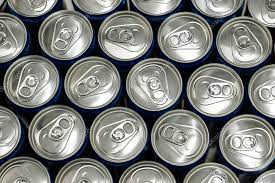
#> input picture Hough Transform/cans.png, 275 x 183 px
$ python HoughTransformSerial.py
#> lines starting #> are read from the running program, lines starting #| are printed output that depends on the picture
import datetime
import cv2
import math
import numpy as np
from PIL import Image


def Hough_lines(img):

    height, width = img.shape[:2]
    accumulator = np.zeros(
        (180, int(math.sqrt(height ** 2 + width ** 2))), dtype=int)

    lines = np.array([[0, 0], [0, 0]])

    line_length = 10

    # look for every pixel
    for y in range(0, height):
        for x in range(0, width):
            # if pixel is black (possible part of a line)
            if img[y][x] < 20:
                line = []
                # try all angles
                for theta in range(0, 180):
                    p = int(x * math.cos(math.radians(theta)) +
                            y * math.sin(math.radians(theta)))
                    accumulator[theta][p] += 1
                    # Check if it looks like line and if it's not in a list
                    if (accumulator[theta][p] > line_length) and (p not in lines[:, 0]) and (theta not in lines[:, 1]):
                        lines = np.vstack((lines, np.array([p, theta])))

    # clean two first zeros
    lines = np.delete(lines, [0, 1], axis=0)

    return lines

# find all intersection


def line_intersection(p, theta, img):
    h, w = img.shape[:2]
    out = []
    theta = math.radians(theta)
    intersect = [int(round(p / math.sin(theta))), int(round((p - w * math.cos(theta)) / math.sin(theta))), int(round(p / math.cos(theta))),
                 int(round((p - h * math.sin(theta)) / math.cos(theta)))]
    if (intersect[0] > 0) and (intersect[0] < h):
        out.append((0, intersect[0]))
    if (intersect[1] > 0) and (intersect[1] < h):
        out.append((w, intersect[1]))

    if (intersect[2] > 0) and (intersect[2] < w):
        out.append((intersect[2], 0))
    if (intersect[3] > 0) and (intersect[3] < w):
        out.append((intersect[3], h))
    return out


def main():
    a = datetime.datetime.now()

    original_img_path = "cans.png"
    img = cv2.imread(original_img_path, 0)
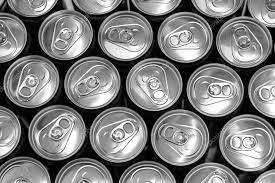
#> img: shape (183, 275); min 0, max 255, mean 125.3
    lines = Hough_lines(img)
#> after the loop in Hough_lines, `for y in range(0, height):`:
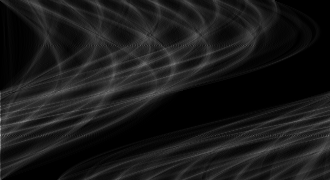
#> accumulator: shape (180, 330) int64; min 0, max 171, mean 24.9
#> lines = 179 pairs, first value -188 to 190, second value 1 to 179
    print("lines:", lines)
#> (printed output is left out)

    for i in lines:
        points = line_intersection(i[0], i[1], img)
        print(points)
        cv2.line(img, points[0], points[1], [100])
#> this loop made 162 passes
#> (i, theta in line_intersection, intersect in line_intersection, points) on passes 1 to 3: ([3, 89], 1.55, [3, -2, 172, -10312], [(0, 3), (172, 0)]), ([1, 90], 1.57, [1, 1, 16331239353195370, -2972285562281556992], [(0, 1), (275, 1)]), ([-2, 91], 1.59, [-2, 3, 115, 10599], [(275, 3), (115, 0)])
#| [(0, 3), (172, 0)]
#| [(0, 1), (275, 1)]
#| [(275, 3), (115, 0)]
#| [(0, 6), (172, 0)]
#| [(0, 46), (186, 0)]
#| [(275, 6), (115, 0)]
#| [(275, 23), (182, 0)]
#| [(0, 11), (210, 0)]
#> (further printed lines are left out)
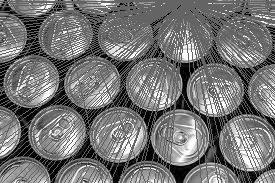
#> img: shape (183, 275); min 0, max 255, mean 115.6

    img = Image.fromarray(img)
    img.save('HTS.png')

    b = datetime.datetime.now()
    print(b-a)

if __name__ == "__main__":
#> (the run stopped early here; a loop or call above may not have finished)
